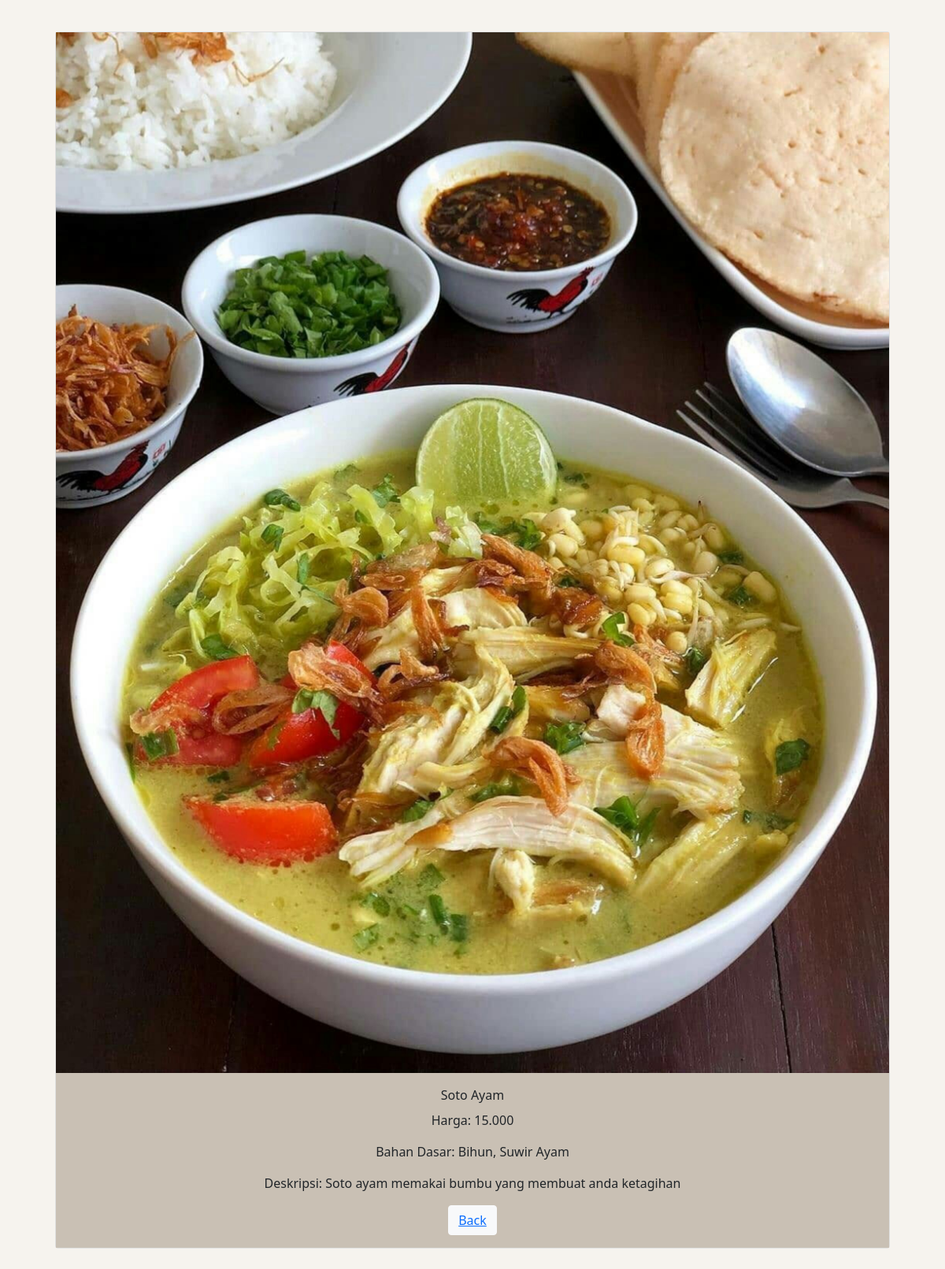
/php/detail.php?id=4, run on the app's committed database.
### tables this page shows
CREATE TABLE `food` (
  `id` int(11) NOT NULL,
  `nama` varchar(100) NOT NULL,
  `harga` char(9) NOT NULL,
  `bahan_dasar` varchar(100) NOT NULL,
  `deskripsi` varchar(100) NOT NULL,
  `gambar` varchar(200) NOT NULL
);

### php/functions.php (called while the page is built, shortened)
<?php
function koneksi()
{
    $conn = mysqli_connect("localhost", "root", "") or die("koneksi ke DB gagal");
    mysqli_select_db($conn, "tubes_203040160") or die("Database Salah");
    return $conn;
}
function query($sql)
{
    $conn = koneksi();
    $result = mysqli_query($conn, $sql);
    $rows = [];
    while ($row = mysqli_fetch_assoc($result)) {
        $rows[] = $row;
    }
    return $rows;
}

### php/detail.php (the view, shortened to what this page needs)
<?php
require 'functions.php';
$id = $_GET['id'];
$food = query("SELECT * FROM food WHERE id = $id")[0];
?>
<!DOCTYPE html>
<html lang="en">
<head>
    <link rel="stylesheet" href="bootstrap/css/bootstrap.min.css">
<body style="background-color: #F6F3EE;">
    <div class="container" style="padding: 40px;">
        <div class="card mb-4">
            <img src="../assets/img/<?= $food["gambar"]; ?>">
            <div class="card-body" style="text-align: center; background-color: #C9C0B4;">
                <p class="card-title bold"><?= $food["nama"]; ?></p>
                <p class="card-text">Harga: <?= $food["harga"]; ?></p>
                <p class="card-text">Bahan Dasar: <?= $food["bahan_dasar"]; ?></p>
                <p class="card-text">Deskripsi: <?= $food["deskripsi"]; ?></p>
                <button class="btn btn-light" style=" text-decoration:none;"><a href="../index.php">Back</a></button>
            </div>
        </div>
    </div>
</html>
</html>

### data on the page
food: gambar (picture), nama "Soto Ayam", harga "15.000", bahan_dasar "Bihun, Suwir Ayam", deskripsi "Soto ayam memakai bumbu yang membuat anda ketagihan"
